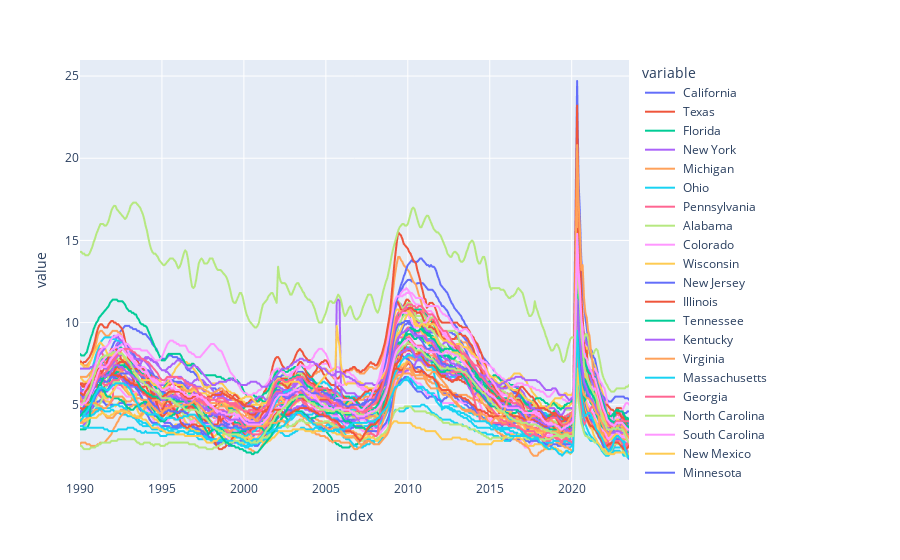

Notebook source saved alongside this figure:
### Code cell
px.line(uemp_states)

### Figure 1 — Plotly figure (JSON) as saved in the notebook; plotly's stock layout.template omitted (floating-point values rounded to 4 significant figures; data arrays with more than 128 entries replaced by an {"elided": "..."} marker saying what was removed)
{"data": [{"hovertemplate": "variable= California<br>index=%{x}<br>value=%{y}<extra></extra>", "legendgroup": " California", "line": {"color": "#636efa", "dash": "solid"}, "marker": {"symbol": "circle"}, "mode": "lines", "name": " California", "showlegend": true, "type": "scattergl", "x": {"elided": "401 str values"}, "xaxis": "x", "y": {"elided": "401 float values"}, "yaxis": "y"}, {"hovertemplate": "variable= Texas<br>index=%{x}<br>value=%{y}<extra></extra>", "legendgroup": " Texas", "line": {"color": "#EF553B", "dash": "solid"}, "marker": {"symbol": "circle"}, "mode": "lines", "name": " Texas", "showlegend": true, "type": "scattergl", "x": {"elided": "401 str values"}, "xaxis": "x", "y": {"elided": "401 float values"}, "yaxis": "y"}, {"hovertemplate": "variable= Florida<br>index=%{x}<br>value=%{y}<extra></extra>", "legendgroup": " Florida", "line": {"color": "#00cc96", "dash": "solid"}, "marker": {"symbol": "circle"}, "mode": "lines", "name": " Florida", "showlegend": true, "type": "scattergl", "x": {"elided": "401 str values"}, "xaxis": "x", "y": {"elided": "401 float values"}, "yaxis": "y"}, {"hovertemplate": "variable= New York<br>index=%{x}<br>value=%{y}<extra></extra>", "legendgroup": " New York", "line": {"color": "#ab63fa", "dash": "solid"}, "marker": {"symbol": "circle"}, "mode": "lines", "name": " New York", "showlegend": true, "type": "scattergl", "x": {"elided": "401 str values"}, "xaxis": "x", "y": {"elided": "401 float values"}, "yaxis": "y"}, {"hovertemplate": "variable= Michigan<br>index=%{x}<br>value=%{y}<extra></extra>", "legendgroup": " Michigan", "line": {"color": "#FFA15A", "dash": "solid"}, "marker": {"symbol": "circle"}, "mode": "lines", "name": " Michigan", "showlegend": true, "type": "scattergl", "x": {"elided": "401 str values"}, "xaxis": "x", "y": {"elided": "401 float values"}, "yaxis": "y"}, {"hovertemplate": "variable= Ohio<br>index=%{x}<br>value=%{y}<extra></extra>", "legendgroup": " Ohio", "line": {"color": "#19d3f3", "dash": "solid"}, "marker": {"symbol": "circle"}, "mode": "lines", "name": " Ohio", "showlegend": true, "type": "scattergl", "x": {"elided": "401 str values"}, "xaxis": "x", "y": {"elided": "401 float values"}, "yaxis": "y"}, {"hovertemplate": "variable= Pennsylvania<br>index=%{x}<br>value=%{y}<extra></extra>", "legendgroup": " Pennsylvania", "line": {"color": "#FF6692", "dash": "solid"}, "marker": {"symbol": "circle"}, "mode": "lines", "name": " Pennsylvania", "showlegend": true, "type": "scattergl", "x": {"elided": "401 str values"}, "xaxis": "x", "y": {"elided": "401 float values"}, "yaxis": "y"}, {"hovertemplate": "variable= Alabama<br>index=%{x}<br>value=%{y}<extra></extra>", "legendgroup": " Alabama", "line": {"color": "#B6E880", "dash": "solid"}, "marker": {"symbol": "circle"}, "mode": "lines", "name": " Alabama", "showlegend": true, "type": "scattergl", "x": {"elided": "401 str values"}, "xaxis": "x", "y": {"elided": "401 float values"}, "yaxis": "y"}, {"hovertemplate": "variable= Colorado<br>index=%{x}<br>value=%{y}<extra></extra>", "legendgroup": " Colorado", "line": {"color": "#FF97FF", "dash": "solid"}, "marker": {"symbol": "circle"}, "mode": "lines", "name": " Colorado", "showlegend": true, "type": "scattergl", "x": {"elided": "401 str values"}, "xaxis": "x", "y": {"elided": "401 float values"}, "yaxis": "y"}, {"hovertemplate": "variable= Wisconsin<br>index=%{x}<br>value=%{y}<extra></extra>", "legendgroup": " Wisconsin", "line": {"color": "#FECB52", "dash": "solid"}, "marker": {"symbol": "circle"}, "mode": "lines", "name": " Wisconsin", "showlegend": true, "type": "scattergl", "x": {"elided": "401 str values"}, "xaxis": "x", "y": {"elided": "401 float values"}, "yaxis": "y"}, {"hovertemplate": "variable= New Jersey<br>index=%{x}<br>value=%{y}<extra></extra>", "legendgroup": " New Jersey", "line": {"color": "#636efa", "dash": "solid"}, "marker": {"symbol": "circle"}, "mode": "lines", "name": " New Jersey", "showlegend": true, "type": "scattergl", "x": {"elided": "401 str values"}, "xaxis": "x", "y": {"elided": "401 float values"}, "yaxis": "y"}, {"hovertemplate": "variable= Illinois<br>index=%{x}<br>value=%{y}<extra></extra>", "legendgroup": " Illinois", "line": {"color": "#EF553B", "dash": "solid"}, "marker": {"symbol": "circle"}, "mode": "lines", "name": " Illinois", "showlegend": true, "type": "scattergl", "x": {"elided": "401 str values"}, "xaxis": "x", "y": {"elided": "401 float values"}, "yaxis": "y"}, {"hovertemplate": "variable= Tennessee<br>index=%{x}<br>value=%{y}<extra></extra>", "legendgroup": " Tennessee", "line": {"color": "#00cc96", "dash": "solid"}, "marker": {"symbol": "circle"}, "mode": "lines", "name": " Tennessee", "showlegend": true, "type": "scattergl", "x": {"elided": "401 str values"}, "xaxis": "x", "y": {"elided": "401 float values"}, "yaxis": "y"}, {"hovertemplate": "variable= Kentucky<br>index=%{x}<br>value=%{y}<extra></extra>", "legendgroup": " Kentucky", "line": {"color": "#ab63fa", "dash": "solid"}, "marker": {"symbol": "circle"}, "mode": "lines", "name": " Kentucky", "showlegend": true, "type": "scattergl", "x": {"elided": "401 str values"}, "xaxis": "x", "y": {"elided": "401 float values"}, "yaxis": "y"}, {"hovertemplate": "variable= Virginia<br>index=%{x}<br>value=%{y}<extra></extra>", "legendgroup": " Virginia", "line": {"color": "#FFA15A", "dash": "solid"}, "marker": {"symbol": "circle"}, "mode": "lines", "name": " Virginia", "showlegend": true, "type": "scattergl", "x": {"elided": "401 str values"}, "xaxis": "x", "y": {"elided": "401 float values"}, "yaxis": "y"}, {"hovertemplate": "variable= Massachusetts<br>index=%{x}<br>value=%{y}<extra></extra>", "legendgroup": " Massachusetts", "line": {"color": "#19d3f3", "dash": "solid"}, "marker": {"symbol": "circle"}, "mode": "lines", "name": " Massachusetts", "showlegend": true, "type": "scattergl", "x": {"elided": "401 str values"}, "xaxis": "x", "y": {"elided": "401 float values"}, "yaxis": "y"}, {"hovertemplate": "variable= Georgia<br>index=%{x}<br>value=%{y}<extra></extra>", "legendgroup": " Georgia", "line": {"color": "#FF6692", "dash": "solid"}, "marker": {"symbol": "circle"}, "mode": "lines", "name": " Georgia", "showlegend": true, "type": "scattergl", "x": {"elided": "401 str values"}, "xaxis": "x", "y": {"elided": "401 float values"}, "yaxis": "y"}, {"hovertemplate": "variable= North Carolina<br>index=%{x}<br>value=%{y}<extra></extra>", "legendgroup": " North Carolina", "line": {"color": "#B6E880", "dash": "solid"}, "marker": {"symbol": "circle"}, "mode": "lines", "name": " North Carolina", "showlegend": true, "type": "scattergl", "x": {"elided": "401 str values"}, "xaxis": "x", "y": {"elided": "401 float values"}, "yaxis": "y"}, {"hovertemplate": "variable= South Carolina<br>index=%{x}<br>value=%{y}<extra></extra>", "legendgroup": " South Carolina", "line": {"color": "#FF97FF", "dash": "solid"}, "marker": {"symbol": "circle"}, "mode": "lines", "name": " South Carolina", "showlegend": true, "type": "scattergl", "x": {"elided": "401 str values"}, "xaxis": "x", "y": {"elided": "401 float values"}, "yaxis": "y"}, {"hovertemplate": "variable= New Mexico<br>index=%{x}<br>value=%{y}<extra></extra>", "legendgroup": " New Mexico", "line": {"color": "#FECB52", "dash": "solid"}, "marker": {"symbol": "circle"}, "mode": "lines", "name": " New Mexico", "showlegend": true, "type": "scattergl", "x": {"elided": "401 str values"}, "xaxis": "x", "y": {"elided": "401 float values"}, "yaxis": "y"}, {"hovertemplate": "variable= Minnesota<br>index=%{x}<br>value=%{y}<extra></extra>", "legendgroup": " Minnesota", "line": {"color": "#636efa", "dash": "solid"}, "marker": {"symbol": "circle"}, "mode": "lines", "name": " Minnesota", "showlegend": true, "type": "scattergl", "x": {"elided": "401 str values"}, "xaxis": "x", "y": {"elided": "401 float values"}, "yaxis": "y"}, {"hovertemplate": "variable= Oregon<br>index=%{x}<br>value=%{y}<extra></extra>", "legendgroup": " Oregon", "line": {"color": "#EF553B", "dash": "solid"}, "marker": {"symbol": "circle"}, "mode": "lines", "name": " Oregon", "showlegend": true, "type": "scattergl", "x": {"elided": "401 str values"}, "xaxis": "x", "y": {"elided": "401 float values"}, "yaxis": "y"}, {"hovertemplate": "variable= Washington<br>index=%{x}<br>value=%{y}<extra></extra>", "legendgroup": " Washington", "line": {"color": "#00cc96", "dash": "solid"}, "marker": {"symbol": "circle"}, "mode": "lines", "name": " Washington", "showlegend": true, "type": "scattergl", "x": {"elided": "401 str values"}, "xaxis": "x", "y": {"elided": "401 float values"}, "yaxis": "y"}, {"hovertemplate": "variable= Maryland<br>index=%{x}<br>value=%{y}<extra></extra>", "legendgroup": " Maryland", "line": {"color": "#ab63fa", "dash": "solid"}, "marker": {"symbol": "circle"}, "mode": "lines", "name": " Maryland", "showlegend": true, "type": "scattergl", "x": {"elided": "401 str values"}, "xaxis": "x", "y": {"elided": "401 float values"}, "yaxis": "y"}, {"hovertemplate": "variable= Arkansas<br>index=%{x}<br>value=%{y}<extra></extra>", "legendgroup": " Arkansas", "line": {"color": "#FFA15A", "dash": "solid"}, "marker": {"symbol": "circle"}, "mode": "lines", "name": " Arkansas", "showlegend": true, "type": "scattergl", "x": {"elided": "401 str values"}, "xaxis": "x", "y": {"elided": "401 float values"}, "yaxis": "y"}, {"hovertemplate": "variable= Iowa<br>index=%{x}<br>value=%{y}<extra></extra>", "legendgroup": " Iowa", "line": {"color": "#19d3f3", "dash": "solid"}, "marker": {"symbol": "circle"}, "mode": "lines", "name": " Iowa", "showlegend": true, "type": "scattergl", "x": {"elided": "401 str values"}, "xaxis": "x", "y": {"elided": "401 float values"}, "yaxis": "y"}, {"hovertemplate": "variable= Missouri<br>index=%{x}<br>value=%{y}<extra></extra>", "legendgroup": " Missouri", "line": {"color": "#FF6692", "dash": "solid"}, "marker": {"symbol": "circle"}, "mode": "lines", "name": " Missouri", "showlegend": true, "type": "scattergl", "x": {"elided": "401 str values"}, "xaxis": "x", "y": {"elided": "401 float values"}, "yaxis": "y"}, {"hovertemplate": "variable= Arizona<br>index=%{x}<br>value=%{y}<extra></extra>", "legendgroup": " Arizona", "line": {"color": "#B6E880", "dash": "solid"}, "marker": {"symbol": "circle"}, "mode": "lines", "name": " Arizona", "showlegend": true, "type": "scattergl", "x": {"elided": "401 str values"}, "xaxis": "x", "y": {"elided": "401 float values"}, "yaxis": "y"}, {"hovertemplate": "variable= Oklahoma<br>index=%{x}<br>value=%{y}<extra></extra>", "legendgroup": " Oklahoma", "line": {"color": "#FF97FF", "dash": "solid"}, "marker": {"symbol": "circle"}, "mode": "lines", "name": " Oklahoma", "showlegend": true, "type": "scattergl", "x": {"elided": "401 str values"}, "xaxis": "x", "y": {"elided": "401 float values"}, "yaxis": "y"}, {"hovertemplate": "variable= Indiana<br>index=%{x}<br>value=%{y}<extra></extra>", "legendgroup": " Indiana", "line": {"color": "#FECB52", "dash": "solid"}, "marker": {"symbol": "circle"}, "mode": "lines", "name": " Indiana", "showlegend": true, "type": "scattergl", "x": {"elided": "401 str values"}, "xaxis": "x", "y": {"elided": "401 float values"}, "yaxis": "y"}, {"hovertemplate": "variable= Nevada<br>index=%{x}<br>value=%{y}<extra></extra>", "legendgroup": " Nevada", "line": {"color": "#636efa", "dash": "solid"}, "marker": {"symbol": "circle"}, "mode": "lines", "name": " Nevada", "showlegend": true, "type": "scattergl", "x": {"elided": "401 str values"}, "xaxis": "x", "y": {"elided": "401 float values"}, "yaxis": "y"}, {"hovertemplate": "variable= Detroit-Warren-Dearborn, MI (MSA)<br>index=%{x}<br>value=%{y}<extra></extra>", "legendgroup": " Detroit-Warren-Dearborn, MI (MSA)", "line": {"color": "#EF553B", "dash": "solid"}, "marker": {"symbol": "circle"}, "mode": "lines", "name": " Detroit-Warren-Dearborn, MI (MSA)", "showlegend": true, "type": "scattergl", "x": {"elided": "401 str values"}, "xaxis": "x", "y": {"elided": "401 float values"}, "yaxis": "y"}, {"hovertemplate": "variable= West Virginia<br>index=%{x}<br>value=%{y}<extra></extra>", "legendgroup": " West Virginia", "line": {"color": "#00cc96", "dash": "solid"}, "marker": {"symbol": "circle"}, "mode": "lines", "name": " West Virginia", "showlegend": true, "type": "scattergl", "x": {"elided": "401 str values"}, "xaxis": "x", "y": {"elided": "401 float values"}, "yaxis": "y"}, {"hovertemplate": "variable= Louisiana<br>index=%{x}<br>value=%{y}<extra></extra>", "legendgroup": " Louisiana", "line": {"color": "#ab63fa", "dash": "solid"}, "marker": {"symbol": "circle"}, "mode": "lines", "name": " Louisiana", "showlegend": true, "type": "scattergl", "x": {"elided": "401 str values"}, "xaxis": "x", "y": {"elided": "401 float values"}, "yaxis": "y"}, {"hovertemplate": "variable= Kansas<br>index=%{x}<br>value=%{y}<extra></extra>", "legendgroup": " Kansas", "line": {"color": "#FFA15A", "dash": "solid"}, "marker": {"symbol": "circle"}, "mode": "lines", "name": " Kansas", "showlegend": true, "type": "scattergl", "x": {"elided": "401 str values"}, "xaxis": "x", "y": {"elided": "401 float values"}, "yaxis": "y"}, {"hovertemplate": "variable= Utah<br>index=%{x}<br>value=%{y}<extra></extra>", "legendgroup": " Utah", "line": {"color": "#19d3f3", "dash": "solid"}, "marker": {"symbol": "circle"}, "mode": "lines", "name": " Utah", "showlegend": true, "type": "scattergl", "x": {"elided": "401 str values"}, "xaxis": "x", "y": {"elided": "401 float values"}, "yaxis": "y"}, {"hovertemplate": "variable= Maine<br>index=%{x}<br>value=%{y}<extra></extra>", "legendgroup": " Maine", "line": {"color": "#FF6692", "dash": "solid"}, "marker": {"symbol": "circle"}, "mode": "lines", "name": " Maine", "showlegend": true, "type": "scattergl", "x": {"elided": "401 str values"}, "xaxis": "x", "y": {"elided": "401 float values"}, "yaxis": "y"}, {"hovertemplate": "variable= Puerto Rico<br>index=%{x}<br>value=%{y}<extra></extra>", "legendgroup": " Puerto Rico", "line": {"color": "#B6E880", "dash": "solid"}, "marker": {"symbol": "circle"}, "mode": "lines", "name": " Puerto Rico", "showlegend": true, "type": "scattergl", "x": {"elided": "401 str values"}, "xaxis": "x", "y": {"elided": "401 float values"}, "yaxis": "y"}, {"hovertemplate": "variable= the District of Columbia<br>index=%{x}<br>value=%{y}<extra></extra>", "legendgroup": " the District of Columbia", "line": {"color": "#FF97FF", "dash": "solid"}, "marker": {"symbol": "circle"}, "mode": "lines", "name": " the District of Columbia", "showlegend": true, "type": "scattergl", "x": {"elided": "401 str values"}, "xaxis": "x", "y": {"elided": "401 float values"}, "yaxis": "y"}, {"hovertemplate": "variable= Mississippi<br>index=%{x}<br>value=%{y}<extra></extra>", "legendgroup": " Mississippi", "line": {"color": "#FECB52", "dash": "solid"}, "marker": {"symbol": "circle"}, "mode": "lines", "name": " Mississippi", "showlegend": true, "type": "scattergl", "x": {"elided": "401 str values"}, "xaxis": "x", "y": {"elided": "401 float values"}, "yaxis": "y"}, {"hovertemplate": "variable= New Hampshire<br>index=%{x}<br>value=%{y}<extra></extra>", "legendgroup": " New Hampshire", "line": {"color": "#636efa", "dash": "solid"}, "marker": {"symbol": "circle"}, "mode": "lines", "name": " New Hampshire", "showlegend": true, "type": "scattergl", "x": {"elided": "401 str values"}, "xaxis": "x", "y": {"elided": "401 float values"}, "yaxis": "y"}, {"hovertemplate": "variable= Cleveland-Elyria, OH (MSA)<br>index=%{x}<br>value=%{y}<extra></extra>", "legendgroup": " Cleveland-Elyria, OH (MSA)", "line": {"color": "#EF553B", "dash": "solid"}, "marker": {"symbol": "circle"}, "mode": "lines", "name": " Cleveland-Elyria, OH (MSA)", "showlegend": true, "type": "scattergl", "x": {"elided": "401 str values"}, "xaxis": "x", "y": {"elided": "401 float values"}, "yaxis": "y"}, {"hovertemplate": "variable= Delaware<br>index=%{x}<br>value=%{y}<extra></extra>", "legendgroup": " Delaware", "line": {"color": "#00cc96", "dash": "solid"}, "marker": {"symbol": "circle"}, "mode": "lines", "name": " Delaware", "showlegend": true, "type": "scattergl", "x": {"elided": "401 str values"}, "xaxis": "x", "y": {"elided": "401 float values"}, "yaxis": "y"}, {"hovertemplate": "variable= Alaska<br>index=%{x}<br>value=%{y}<extra></extra>", "legendgroup": " Alaska", "line": {"color": "#ab63fa", "dash": "solid"}, "marker": {"symbol": "circle"}, "mode": "lines", "name": " Alaska", "showlegend": true, "type": "scattergl", "x": {"elided": "401 str values"}, "xaxis": "x", "y": {"elided": "401 float values"}, "yaxis": "y"}, {"hovertemplate": "variable= Hawaii<br>index=%{x}<br>value=%{y}<extra></extra>", "legendgroup": " Hawaii", "line": {"color": "#FFA15A", "dash": "solid"}, "marker": {"symbol": "circle"}, "mode": "lines", "name": " Hawaii", "showlegend": true, "type": "scattergl", "x": {"elided": "401 str values"}, "xaxis": "x", "y": {"elided": "401 float values"}, "yaxis": "y"}, {"hovertemplate": "variable= South Dakota<br>index=%{x}<br>value=%{y}<extra></extra>", "legendgroup": " South Dakota", "line": {"color": "#19d3f3", "dash": "solid"}, "marker": {"symbol": "circle"}, "mode": "lines", "name": " South Dakota", "showlegend": true, "type": "scattergl", "x": {"elided": "401 str values"}, "xaxis": "x", "y": {"elided": "401 float values"}, "yaxis": "y"}, {"hovertemplate": "variable= Idaho<br>index=%{x}<br>value=%{y}<extra></extra>", "legendgroup": " Idaho", "line": {"color": "#FF6692", "dash": "solid"}, "marker": {"symbol": "circle"}, "mode": "lines", "name": " Idaho", "showlegend": true, "type": "scattergl", "x": {"elided": "401 str values"}, "xaxis": "x", "y": {"elided": "401 float values"}, "yaxis": "y"}, {"hovertemplate": "variable= Nebraska<br>index=%{x}<br>value=%{y}<extra></extra>", "legendgroup": " Nebraska", "line": {"color": "#B6E880", "dash": "solid"}, "marker": {"symbol": "circle"}, "mode": "lines", "name": " Nebraska", "showlegend": true, "type": "scattergl", "x": {"elided": "401 str values"}, "xaxis": "x", "y": {"elided": "401 float values"}, "yaxis": "y"}, {"hovertemplate": "variable= Rhode Island<br>index=%{x}<br>value=%{y}<extra></extra>", "legendgroup": " Rhode Island", "line": {"color": "#FF97FF", "dash": "solid"}, "marker": {"symbol": "circle"}, "mode": "lines", "name": " Rhode Island", "showlegend": true, "type": "scattergl", "x": {"elided": "401 str values"}, "xaxis": "x", "y": {"elided": "401 float values"}, "yaxis": "y"}, {"hovertemplate": "variable= North Dakota<br>index=%{x}<br>value=%{y}<extra></extra>", "legendgroup": " North Dakota", "line": {"color": "#FECB52", "dash": "solid"}, "marker": {"symbol": "circle"}, "mode": "lines", "name": " North Dakota", "showlegend": true, "type": "scattergl", "x": {"elided": "401 str values"}, "xaxis": "x", "y": {"elided": "401 float values"}, "yaxis": "y"}, {"hovertemplate": "variable= Midwest Census Region<br>index=%{x}<br>value=%{y}<extra></extra>", "legendgroup": " Midwest Census Region", "line": {"color": "#636efa", "dash": "solid"}, "marker": {"symbol": "circle"}, "mode": "lines", "name": " Midwest Census Region", "showlegend": true, "type": "scattergl", "x": {"elided": "401 str values"}, "xaxis": "x", "y": {"elided": "401 float values"}, "yaxis": "y"}, {"hovertemplate": "variable= Montana<br>index=%{x}<br>value=%{y}<extra></extra>", "legendgroup": " Montana", "line": {"color": "#EF553B", "dash": "solid"}, "marker": {"symbol": "circle"}, "mode": "lines", "name": " Montana", "showlegend": true, "type": "scattergl", "x": {"elided": "401 str values"}, "xaxis": "x", "y": {"elided": "401 float values"}, "yaxis": "y"}, {"hovertemplate": "variable= Connecticut<br>index=%{x}<br>value=%{y}<extra></extra>", "legendgroup": " Connecticut", "line": {"color": "#00cc96", "dash": "solid"}, "marker": {"symbol": "circle"}, "mode": "lines", "name": " Connecticut", "showlegend": true, "type": "scattergl", "x": {"elided": "401 str values"}, "xaxis": "x", "y": {"elided": "401 float values"}, "yaxis": "y"}, {"hovertemplate": "variable= South Census Region<br>index=%{x}<br>value=%{y}<extra></extra>", "legendgroup": " South Census Region", "line": {"color": "#ab63fa", "dash": "solid"}, "marker": {"symbol": "circle"}, "mode": "lines", "name": " South Census Region", "showlegend": true, "type": "scattergl", "x": {"elided": "401 str values"}, "xaxis": "x", "y": {"elided": "401 float values"}, "yaxis": "y"}, {"hovertemplate": "variable= Wyoming<br>index=%{x}<br>value=%{y}<extra></extra>", "legendgroup": " Wyoming", "line": {"color": "#FFA15A", "dash": "solid"}, "marker": {"symbol": "circle"}, "mode": "lines", "name": " Wyoming", "showlegend": true, "type": "scattergl", "x": {"elided": "401 str values"}, "xaxis": "x", "y": {"elided": "401 float values"}, "yaxis": "y"}, {"hovertemplate": "variable= Vermont<br>index=%{x}<br>value=%{y}<extra></extra>", "legendgroup": " Vermont", "line": {"color": "#19d3f3", "dash": "solid"}, "marker": {"symbol": "circle"}, "mode": "lines", "name": " Vermont", "showlegend": true, "type": "scattergl", "x": {"elided": "401 str values"}, "xaxis": "x", "y": {"elided": "401 float values"}, "yaxis": "y"}, {"hovertemplate": "variable= West Census Region<br>index=%{x}<br>value=%{y}<extra></extra>", "legendgroup": " West Census Region", "line": {"color": "#FF6692", "dash": "solid"}, "marker": {"symbol": "circle"}, "mode": "lines", "name": " West Census Region", "showlegend": true, "type": "scattergl", "x": {"elided": "401 str values"}, "xaxis": "x", "y": {"elided": "401 float values"}, "yaxis": "y"}, {"hovertemplate": "variable= New England Census Division<br>index=%{x}<br>value=%{y}<extra></extra>", "legendgroup": " New England Census Division", "line": {"color": "#B6E880", "dash": "solid"}, "marker": {"symbol": "circle"}, "mode": "lines", "name": " New England Census Division", "showlegend": true, "type": "scattergl", "x": {"elided": "401 str values"}, "xaxis": "x", "y": {"elided": "401 float values"}, "yaxis": "y"}, {"hovertemplate": "variable= Northeast Census Region<br>index=%{x}<br>value=%{y}<extra></extra>", "legendgroup": " Northeast Census Region", "line": {"color": "#FF97FF", "dash": "solid"}, "marker": {"symbol": "circle"}, "mode": "lines", "name": " Northeast Census Region", "showlegend": true, "type": "scattergl", "x": {"elided": "401 str values"}, "xaxis": "x", "y": {"elided": "401 float values"}, "yaxis": "y"}], "layout": {"legend": {"title": {"text": "variable"}, "tracegroupgap": 0}, "margin": {"t": 60}, "xaxis": {"anchor": "y", "domain": [0, 1], "title": {"text": "index"}}, "yaxis": {"anchor": "x", "domain": [0, 1], "title": {"text": "value"}}}}
